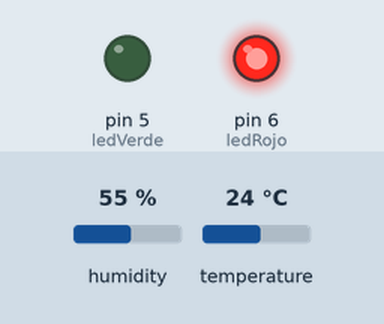
Simulated run of this sketch. Board: Arduino Uno, built with avr-gcc and run on an emulated ATmega328P. Parts: output pins drawn as LEDs (lit = HIGH). The inputs (shaded band) are chosen by the test bench; at power-on: humidity 55 %, temperature 24 °C. The local clock reads 2024-03-15 10:24:30 at power-on unless the sketch sets it; storage starts empty; pins used as bus, display or sensor lines are not drawn; what the sketch prints to the serial monitor is not drawn.

Above: at 0.1 s.
Timing chart, 0 to 1.6 s (numbered marks = the images above):
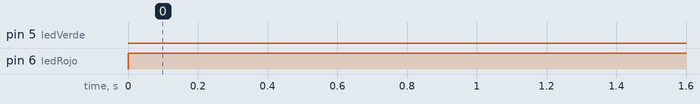

The sketch:

Datalog_Confort_Termico.ino
```cpp
//bibliotecas
#include "DHT.h"
#include <OneWire.h>
#include <DallasTemperature.h>

#include <Wire.h>
#include <TimeLib.h>
#include <DS1307RTC.h>

#include <SPI.h>
#include <SD.h>


///////////////////variables//////////////////////////////////
Sd2Card card;
SdVolume volume;
SdFile root;
const int chipSelect = 10;

#define DHTPIN 4     // Pin donde está conectado el sensor
#define DHTTYPE DHT11   // Descomentar si se usa el DHT 11
//#define DHTTYPE DHT22   // Sensor DHT22
DHT dht(DHTPIN, DHTTYPE);

float temp;
float h;
float t;

//LEDs//

int ledRojo = 6;
int ledVerde = 5;
int ledAzul = 4;

////SD
const int sentenceSize = 90; // caracteres atmosfericos
char sentence[sentenceSize]; // trama del GPS

unsigned long duracion;
char* v;
char field[15];
unsigned char buffer[64]; // buffer array for data recieve over serial port
int count=0; // counter for buffer array
char field4[20];
const int sentenceSize4 = 80;
char sentence4[sentenceSize];

/////////////////////Variables RTC//////////////
int ano,mes,dia,hora,minuto,segundo;
String mess, dias, segundos,minutos,horas;
int a1,a2,a3,a4,a5;

/////////////////////Variables DataLOG//////////////
String union_variables_sat;
String uniendo;
char envioMOB[200];

void setup() {

pinMode(ledRojo,OUTPUT);
pinMode(ledVerde,OUTPUT);
pinMode(ledAzul,OUTPUT);

rosa();
  // Wait for serial monitor to open
  Serial.begin(19200);
  Serial.print("Initializing SD card...");
  if (!SD.begin(chipSelect)) {
  Serial.println("Card failed, or not present");
     //don't do anything more:
    while (1);
   }


}

void loop() {
  verde();
  reloj();
  rojo();
  datos_confort_term();
  lecturas();
  delay(10);
  data_sd();

    horas="";
    minutos="";
    segundos="";
    mess="";
    dias="";
    union_variables_sat="";
    a1=0;
    a2=0;
    a3=0;
    a4=0;
    a5=0;
}
```

LEDS.ino
```cpp
void rosa()
{
digitalWrite(ledRojo,255);
digitalWrite(ledVerde,0);
digitalWrite(ledAzul,255);
}

void rojo()
{
digitalWrite(ledRojo,255);
digitalWrite(ledVerde,0);
digitalWrite(ledAzul,0);
}

void verde()
{
digitalWrite(ledRojo,0);
digitalWrite(ledVerde,255);
digitalWrite(ledAzul,0);
}

void azul()
{
digitalWrite(ledRojo,0);
digitalWrite(ledVerde,0);
digitalWrite(ledAzul,255);
}
```

datos_confort_term.ino
```cpp
void datos_confort_term()
{
h = dht.readHumidity(); //Leemos la Humedad
t = dht.readTemperature(); //Leemos la temperatura en grados Celsius
}

void lecturas()
{
//Serial.print("Temperatura= ");
Serial.print(temp);
Serial.print(",");
//Serial.print(" C ");

//Serial.print("Humedad ");
Serial.print(h,0);
Serial.print(",");
//Serial.print("%");
//Serial.print("Temperatura: ");
Serial.print(t);
Serial.println("");


}
```

rtc.ino
```cpp
void reloj()
{

tmElements_t tm;
  if (RTC.read(tm)) {
    //Serial.print(tmYearToCalendar(tm.Year));
    ano=(tmYearToCalendar(tm.Year));
    //Serial.print(tm.Month);
    mes=(tm.Month);
    //Serial.print(tm.Day);
    dia=(tm.Day);
    //Serial.print("_");
    //print2digits(tm.Hour);
    hora=(tm.Hour);
    //print2digits(tm.Minute);
    minuto=(tm.Minute);
    //print2digits(tm.Second);
    segundo=(tm.Second);

    //Serial.print("_");
  }
    Serial.print(ano);

  if (mes>= 0 && mes < 10) {
  mess.concat("0");
  mess.concat(mes);
  Serial.print(mess);
  a5=1;
  }
  else
  {
    mes=(tm.Month);
    Serial.print(mes);
  }

  if (dia>= 0 && dia < 10) {
  dias.concat("0");
  dias.concat(dia);
  Serial.print(dias);
  a4=1;
  }
  else
  {
    dia=(tm.Day);
    Serial.print(dia);
  }


    Serial.print(",");

  if (hora>= 0 && hora < 10) {
  horas.concat("0");
  horas.concat(hora);
  Serial.print(horas);
  a1=1;
  }
  else
  {
    hora=(tm.Hour);
    Serial.print(hora);
  }

  if (minuto >= 0 && minuto < 10) {
  minutos.concat("0");
  minutos.concat(minuto);
  Serial.print(minutos);
  a2=1;
  }
  else
  {
    minuto=(tm.Minute);
    Serial.print(minuto);
  }

  if (segundo >= 0 && segundo < 10) {
  segundos.concat("0");
  segundos.concat(segundo);
  Serial.print(segundos);
  a3=1;
  }
  else
  {
    segundo=(tm.Second);
    Serial.print(segundo);
  }

Serial.println();

}

void limpieza_flags()
{
    horas="";
    minutos="";
    segundos="";
    mess="";
    dias="";
    a1=0;
    a2=0;
    a3=0;
    a4=0;
    a5=0;
}
```

sd_mem.ino
```cpp
void data_sd(){
  String dataString = "";
  // open the file. note that only one file can be open at a time,
  // so you have to close this one before opening another.
  File dataFile = SD.open("datalog.txt", FILE_WRITE);

  // if the file is available, write to it:
  if (dataFile) {
    dataFile.println(union_variables_sat);
    dataFile.close();
    // print to the serial port too:
    Serial.print("Envio a SD=");
    Serial.println(union_variables_sat);
  }
  // if the file isn't open, pop up an error:
  else {
    Serial.println("error opening datalog.txt");
  }
}

void datos_cal_aire()
{
  Serial.println(F("Entrando a leer"));
  union_variables_sat.reserve(200);
  uniendo.reserve(200);

  union_variables_sat.concat(ano); //Fecha

  if (a5==1)
  {
    union_variables_sat.concat(mess); //Fecha
  }
  else
  {
     union_variables_sat.concat(mes); //Fecha
  }

  if (a4==1)
  {
    union_variables_sat.concat(dias); //Fecha
  }
  else
  {
     union_variables_sat.concat(dia); //Fecha
  }

  union_variables_sat.concat(",");

  if (a1==1)
  {
    union_variables_sat.concat(horas); //Fecha
  }
  else
  {
     union_variables_sat.concat(hora); //Fecha
  }


    if (a2==1)
  {
    union_variables_sat.concat(minutos); //Fecha
  }
  else
  {
     union_variables_sat.concat(minuto); //Fecha
  }

      if (a3==1)
  {
    union_variables_sat.concat(segundos); //Fecha
  }
  else
  {
     union_variables_sat.concat(segundo); //Fecha
  }

  union_variables_sat.concat(",");

  union_variables_sat.concat(h);

  union_variables_sat.concat(",");

  union_variables_sat.concat(t);

  Serial.print("concatenando=");
  Serial.println(union_variables_sat);
  Serial.println(F("Fin de lecturas de sensores"));
  Serial.println();
}
```
